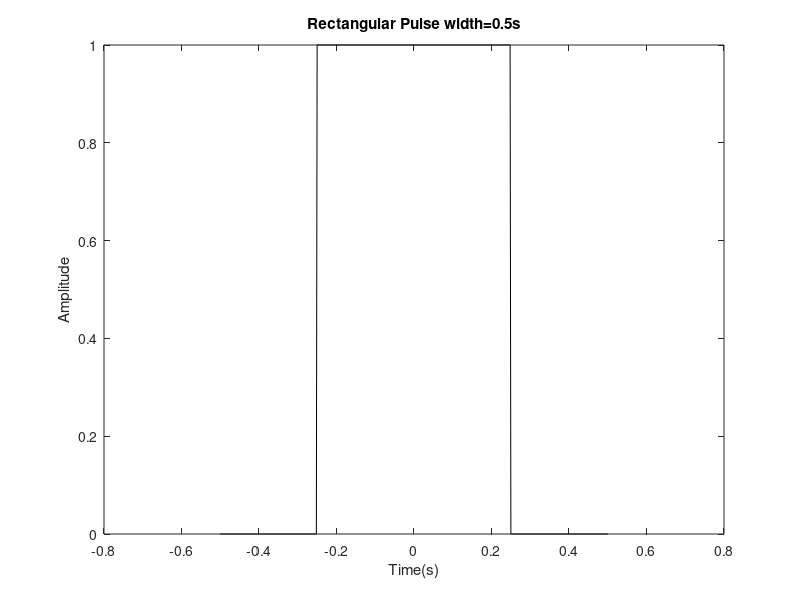

Write the MATLAB code that produced this figure.
clc;
fs=500;
T=0.5;
t=-0.5:1/fs:0.5;
x=rectpuls(t,T);
plot(t,x,'k');
title(['Rectangular Pulse width=',num2str(T),'s']);
xlabel('Time(s)');
ylabel('Amplitude');